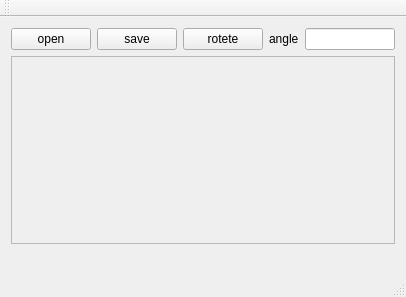
<?xml version="1.0" encoding="UTF-8"?>
<ui version="4.0">
 <class>MainWindow</class>
 <widget class="QMainWindow" name="MainWindow">
  <property name="geometry">
   <rect>
    <x>0</x>
    <y>0</y>
    <width>406</width>
    <height>297</height>
   </rect>
  </property>
  <property name="windowTitle">
   <string>MainWindow</string>
  </property>
  <widget class="QWidget" name="centralWidget">
   <layout class="QVBoxLayout" name="verticalLayout_2">
    <item>
     <layout class="QVBoxLayout" name="verticalLayout">
      <item>
       <layout class="QHBoxLayout" name="horizontalLayout">
        <item>
         <widget class="QPushButton" name="pushButton">
          <property name="text">
           <string>open</string>
          </property>
         </widget>
        </item>
        <item>
         <widget class="QPushButton" name="pushButton_2">
          <property name="text">
           <string>save</string>
          </property>
         </widget>
        </item>
        <item>
         <widget class="QPushButton" name="pushButton_3">
          <property name="text">
           <string>rotete</string>
          </property>
         </widget>
        </item>
        <item>
         <widget class="QLabel" name="label_angle">
          <property name="text">
           <string>angle</string>
          </property>
         </widget>
        </item>
        <item>
         <widget class="QLineEdit" name="lineEdit"/>
        </item>
       </layout>
      </item>
      <item>
       <widget class="QScrollArea" name="scrollArea">
        <property name="widgetResizable">
         <bool>true</bool>
        </property>
        <widget class="QWidget" name="scrollAreaWidgetContents">
         <property name="geometry">
          <rect>
           <x>0</x>
           <y>0</y>
           <width>388</width>
           <height>181</height>
          </rect>
         </property>
        </widget>
       </widget>
      </item>
     </layout>
    </item>
    <item>
     <widget class="QLabel" name="label_img">
      <property name="text">
       <string/>
      </property>
     </widget>
    </item>
   </layout>
  </widget>
  <widget class="QMenuBar" name="menuBar">
   <property name="geometry">
    <rect>
     <x>0</x>
     <y>0</y>
     <width>406</width>
     <height>18</height>
    </rect>
   </property>
  </widget>
  <widget class="QToolBar" name="mainToolBar">
   <attribute name="toolBarArea">
    <enum>TopToolBarArea</enum>
   </attribute>
   <attribute name="toolBarBreak">
    <bool>false</bool>
   </attribute>
  </widget>
  <widget class="QStatusBar" name="statusBar"/>
 </widget>
 <layoutdefault spacing="6" margin="11"/>
 <resources/>
 <connections/>
</ui>
